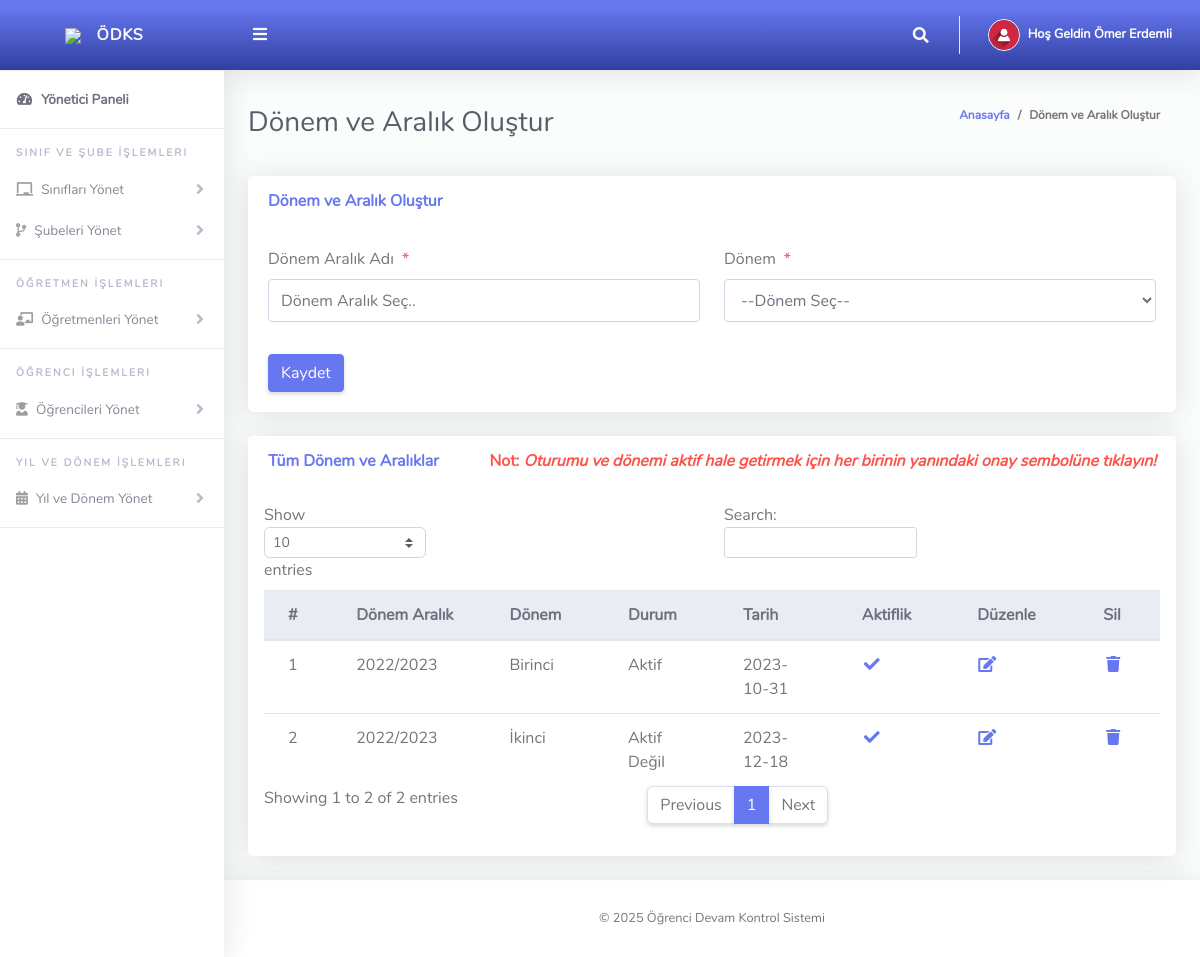
The app's page /Admin/createSessionTerm.php (signed in) with its own data.
### tables this page shows
CREATE TABLE `odksyonetici` (
  `Id` int(10) NOT NULL,
  `adi` varchar(50) NOT NULL,
  `soyadi` varchar(50) NOT NULL,
  `eposta` varchar(50) NOT NULL,
  `sifre` varchar(50) NOT NULL
);

CREATE TABLE `odksdonemaralik` (
  `Id` int(50) NOT NULL,
  `donemAralikAdi` varchar(50) NOT NULL,
  `donemId` int(50) NOT NULL,
  `aktiflik` varchar(10) NOT NULL,
  `kayitZamani` varchar(50) NOT NULL
);

CREATE TABLE `odksdonem` (
  `Id` int(50) NOT NULL,
  `donemAdi` varchar(20) NOT NULL
);

### Admin/createSessionTerm.php (the view, shortened to what this page needs)
<?php
include '../Includes/dbcon.php';
?>
<!DOCTYPE html>
<html lang="en">
<head>
  <link href="../vendor/fontawesome-free/css/all.min.css" rel="stylesheet" type="text/css">
  <link href="../vendor/bootstrap/css/bootstrap.min.css" rel="stylesheet" type="text/css">
  <link href="css/ruang-admin.min.css" rel="stylesheet">
</head>
<body id="page-top">
  <div id="wrapper">
      <?php include "Includes/sidebar.php";?>
    <div id="content-wrapper" class="d-flex flex-column">
      <div id="content">
       <?php include "Includes/topbar.php";?>
        <div class="container-fluid" id="container-wrapper">
          <div class="d-sm-flex align-items-center justify-content-between mb-4">
            <h1 class="h3 mb-0 text-gray-800">Dönem ve Aralık Oluştur</h1>
            <ol class="breadcrumb">
              <li class="breadcrumb-item"><a href="./">Anasayfa</a></li>
              <li class="breadcrumb-item active" aria-current="page">Dönem ve Aralık Oluştur</li>
            </ol>
          </div>
          <div class="row">
            <div class="col-lg-12">
              <div class="card mb-4">
                <div class="card-header py-3 d-flex flex-row align-items-center justify-content-between">
                  <h6 class="m-0 font-weight-bold text-primary">Dönem ve Aralık Oluştur</h6>
                </div>
                <div class="card-body">
                  <form method="post">
                    <div class="form-group row mb-3">
                        <div class="col-xl-6">
                            <label class="form-control-label">Dönem Aralık Adı<span class="text-danger ml-2">*</span></label>
                      <input type="text" class="form-control" name="donemAralikAdi" value="<?php echo $row['donemAralikAdi'];?>" id="exampleInputadi" placeholder="Dönem Aralık Seç..">
                        </div>
                        <div class="col-xl-6">
                            <label class="form-control-label">Dönem<span class="text-danger ml-2">*</span></label>
                              <?php
                        $qry= "SELECT * FROM odksdonem ORDER BY donemAdi ASC";
                        $result = $conn->query($qry);
                        $num = $result->num_rows;
                        if ($num > 0){
                          echo ' <select required name="donemId" class="form-control mb-3">';
                          echo'<option value="">--Dönem Seç--</option>';
                                  echo '</select>';
                              }
                            ?>
                        </div>
                    </div>
                      <?php
                    if (isset($Id))
                    {
                    ?>
                    <button type="submit" name="update" class="btn btn-warning">Güncelle</button>
                    &nbsp;&nbsp;&nbsp;&nbsp;&nbsp;&nbsp;&nbsp;&nbsp;&nbsp;&nbsp;
                    <?php
                    } else {
                    ?>
                    <button type="submit" name="save" class="btn btn-primary">Kaydet</button>
                    <?php
                    }
                    ?>
                  </form>
                </div>
              </div>
                 <div class="row">
              <div class="col-lg-12">
              <div class="card mb-4">
                <div class="card-header py-3 d-flex flex-row align-items-center justify-content-between">
                  <h6 class="m-0 font-weight-bold text-primary">Tüm Dönem ve Aralıklar</h6>
                  <h6 class="m-0 font-weight-bold text-danger">Not: <i>Oturumu ve dönemi aktif hale getirmek için her birinin yanındaki onay sembolüne tıklayın!</i></h6>
                </div>
                <div class="table-responsive p-3">
                  <table class="table align-items-center table-flush table-hover" id="dataTableHover">
                    <thead class="thead-light">
                      <tr>
                        <th>#</th>
                        <th>Dönem Aralık</th>
                        <th>Dönem</th>
                        <th>Durum</th>
                        <th>Tarih</th>
                        <th>Aktiflik</th>
                        <th>Düzenle</th>
                        <th>Sil</th>
                      </tr>
                    </thead>
                    <tbody>
                  <?php
                      $query = "SELECT odksdonemaralik.Id,odksdonemaralik.donemAralikAdi,odksdonemaralik.aktiflik,odksdonemaralik.kayitZamani,
                      odksdonem.donemAdi
                      FROM odksdonemaralik
                      INNER JOIN odksdonem ON odksdonem.Id = odksdonemaralik.donemId";
                      $rs = $conn->query($query);
                      $num = $rs->num_rows;
                      $sn=0;
                      if($num > 0)
                      {
                        while ($rows = $rs->fetch_assoc())
                          {
                            if($rows['aktiflik'] == '1'){$status = "Aktif";}else{$status = "Aktif Değil";}
                             $sn = $sn + 1;
                            echo"
                              <tr>
                                <td>".$sn."</td>
                                <td>".$rows['donemAralikAdi']."</td>
                                <td>".$rows['donemAdi']."</td>
                                <td>".$status."</td>
                                <td>".$rows['kayitZamani']."</td>
                                 <td><a href='?action=activate&Id=".$rows['Id']."'><i class='fas fa-fw fa-check'></i></a></td>
                                <td><a href='?action=edit&Id=".$rows['Id']."'><i class='fas fa-fw fa-edit'></i></a></td>
                                <td><a href='?action=delete&Id=".$rows['Id']."'><i class='fas fa-fw fa-trash'></i></a></td>
                              </tr>";
                          }
                      }
                      else
                      {
                           echo
                           "<div class='alert alert-danger' role='alert'>
                            No Record Found!
                            </div>";
                      }
                      ?>
                    </tbody>
                  </table>
                </div>
              </div>
            </div>
            </div>
          </div>
        </div>
      </div>
       <?php include "Includes/footer.php";?>
    </div>
  </div>
</body>
</html>

### Admin/Includes/topbar.php (shortened to what this page needs)
<?php
  $query = "SELECT * FROM odksyonetici WHERE Id = ".$_SESSION['userId']."";
  $rs = $conn->query($query);
  $rows = $rs->fetch_assoc();
  $fullName = $rows['adi']." ".$rows['soyadi'];
?>
<nav class="navbar navbar-expand navbar-light bg-gradient-primary topbar mb-4 static-top">
          <button id="sidebarToggleTop" class="btn btn-link rounded-circle mr-3">
            <i class="fa fa-bars"></i>
          </button>
          <ul class="navbar-nav ml-auto">
            <li class="nav-item dropdown no-arrow">
              <a class="nav-link dropdown-toggle" href="#" id="searchDropdown" role="button" data-toggle="dropdown"
                aria-haspopup="true" aria-expanded="false">
                <i class="fas fa-search fa-fw"></i>
              </a>
            </li>
            <li class="nav-item dropdown no-arrow">
              <a class="nav-link dropdown-toggle" href="#" id="userDropdown" role="button" data-toggle="dropdown"
                aria-haspopup="true" aria-expanded="false">
                <img class="img-profile rounded-circle" src="img/user-icn.png" style="max-width: 60px">
                <span class="ml-2 d-none d-lg-inline text-white small"><b>Hoş Geldin <?php echo $fullName;?></b></span>
              </a>
            </li>
          </ul>
        </nav>

### records on screen
odksyonetici: fullName "Ömer Erdemli"
odksdonemaralik: donemAralikAdi "2022/2023", donemId.donemAdi "Birinci", aktiflik "Aktif", kayitZamani "2023-10-31"
odksdonemaralik: donemAralikAdi "2022/2023", donemId.donemAdi "İkinci", aktiflik "Aktif Değil", kayitZamani "2023-12-18"
